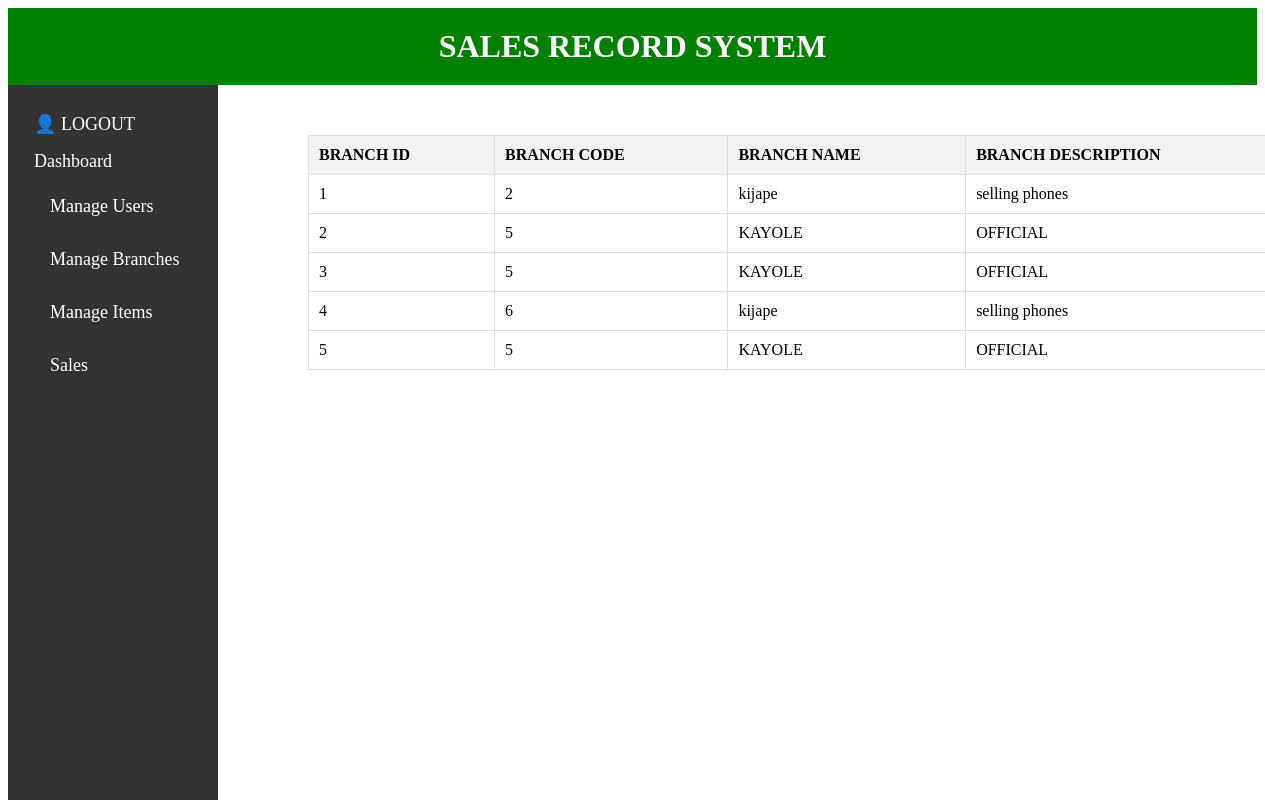
The page /view_branch.php on the database its author committed.
### tables this page shows
CREATE TABLE `branches` (
  `id` int NOT NULL,
  `branchcode` int NOT NULL,
  `branchname` varchar(200) NOT NULL,
  `branch_description` varchar(500) NOT NULL
);

### view_branch.php (the view, shortened to what this page needs)
<?php
$servername = "localhost";
$username = "root";
$password = "mysql";
$dbname = "salesrecord";
$conn = new mysqli($servername, $username, $password, $dbname);
$sql = "SELECT id, branchcode,branchname,branch_description FROM branches";
$result = $conn->query($sql);
?>
<!DOCTYPE html>
<html>
<head>
    <div id="header">
        <h1>SALES RECORD SYSTEM</h1>
    </div>
<body>
     <div class="sidebar">
    <a href="login.php">
        <span>&#128100;</span>
        LOGOUT
    </a>
    <a href="admin.php">Dashboard</a>
    <div class="submenu">
        <a href="">Manage Users</a>
    </div>
    <div class="submenu">
        <a href="">Manage Branches</a>
    </div>
    <div class="submenu">
        <a href="">Manage Items</a>
    </div>
<div class="submenu">
        <a href="">Sales</a>
    </div>
</div>
    <table>
        <tr>
            <th>BRANCH ID</th>
            <th>BRANCH CODE</th>
             <th>BRANCH NAME</th>
            <th>BRANCH DESCRIPTION</th>
        </tr>
        <?php
        if ($result->num_rows > 0) {
            while ($row = $result->fetch_assoc()) {
                echo "<tr>";
                echo "<td>" . $row['id'] . "</td>";
                echo "<td>" . $row['branchcode'] . "</td>";
                 echo "<td>" . $row['branchname'] . "</td>";
                echo "<td>" . $row['branch_description'] . "</td>";
                echo "</tr>";
            }
        } else {
            echo "<tr><td colspan='8'>No records found.</td></tr>";
        }
        ?>
    </table>
</body>
</html>

### view_branch.php (style rules this page uses)
#header { text-align: center; padding: 10px; margin-left: 50; background-color: green; color: #fff; }
h1 { margin: 10px 0; }
table { width: 80%; border-collapse: collapse; margin-top: 50px; margin-left: 300px; }
th, td { border: 1px solid #ddd; padding: 10px; text-align: left; }
th { background-color: #f2f2f2; }
.sidebar { width: 200px; height: 100%; position: fixed; background-color: #333; padding-top: 20px; padding-left: 10px; color: white; }
.sidebar a { padding: 8px 8px 8px 16px; text-decoration: none; font-size: 18px; color: white; display: block; }
.submenu { padding: 8px 8px 8px 16px; text-decoration: none; font-size: 18px; color: white; display: block; position: relative; }

### rows shown on the page
branches: id "1", branchcode "2", branchname "kijape", branch_description "selling phones"
branches: id "2", branchcode "5", branchname "KAYOLE", branch_description "OFFICIAL"
branches: id "3", branchcode "5", branchname "KAYOLE", branch_description "OFFICIAL"
branches: id "4", branchcode "6", branchname "kijape", branch_description "selling phones"
branches: id "5", branchcode "5", branchname "KAYOLE", branch_description "OFFICIAL"
